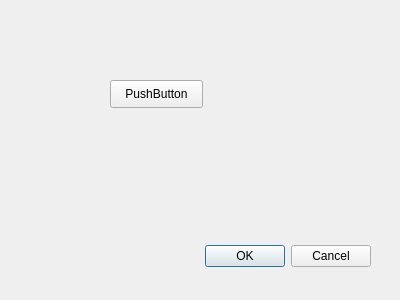
<?xml version="1.0" encoding="UTF-8"?>
<ui version="4.0">
 <class>Dialog</class>
 <widget class="QDialog" name="Dialog">
  <property name="geometry">
   <rect>
    <x>0</x>
    <y>0</y>
    <width>400</width>
    <height>300</height>
   </rect>
  </property>
  <property name="windowTitle">
   <string>Dialog</string>
  </property>
  <widget class="QDialogButtonBox" name="buttonBox">
   <property name="geometry">
    <rect>
     <x>30</x>
     <y>240</y>
     <width>341</width>
     <height>32</height>
    </rect>
   </property>
   <property name="orientation">
    <enum>Qt::Horizontal</enum>
   </property>
   <property name="standardButtons">
    <set>QDialogButtonBox::Cancel|QDialogButtonBox::Ok</set>
   </property>
  </widget>
  <widget class="QPushButton" name="pushButton">
   <property name="geometry">
    <rect>
     <x>110</x>
     <y>80</y>
     <width>93</width>
     <height>28</height>
    </rect>
   </property>
   <property name="text">
    <string>PushButton</string>
   </property>
  </widget>
 </widget>
 <resources/>
 <connections>
  <connection>
   <sender>buttonBox</sender>
   <signal>accepted()</signal>
   <receiver>Dialog</receiver>
   <slot>accept()</slot>
   <hints>
    <hint type="sourcelabel">
     <x>248</x>
     <y>254</y>
    </hint>
    <hint type="destinationlabel">
     <x>157</x>
     <y>274</y>
    </hint>
   </hints>
  </connection>
  <connection>
   <sender>buttonBox</sender>
   <signal>rejected()</signal>
   <receiver>Dialog</receiver>
   <slot>reject()</slot>
   <hints>
    <hint type="sourcelabel">
     <x>316</x>
     <y>260</y>
    </hint>
    <hint type="destinationlabel">
     <x>286</x>
     <y>274</y>
    </hint>
   </hints>
  </connection>
 </connections>
</ui>
